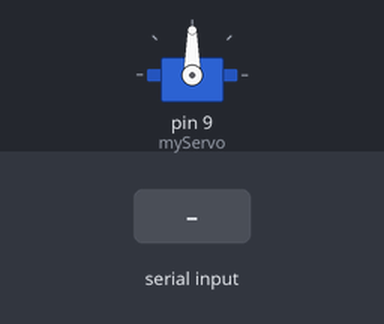
The sketch below on a simulated Arduino Uno, built with avr-gcc and run on an emulated ATmega328P. Parts: servo. Inputs (shaded band) come from the test bench.

Above: at 1.2 s.
1.3 s: "O" received over Serial
At 1.68 s:
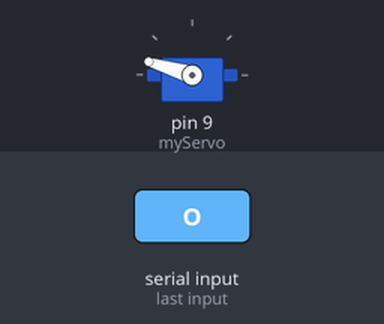
At 2.3 s:
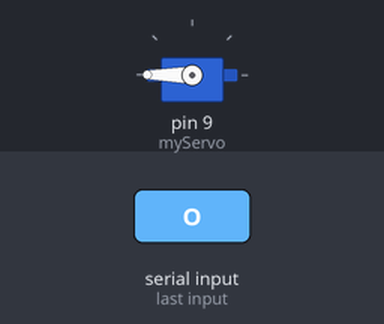
Timing chart, 0 to 18.5 s (numbered marks = the images above; inputs shaded):
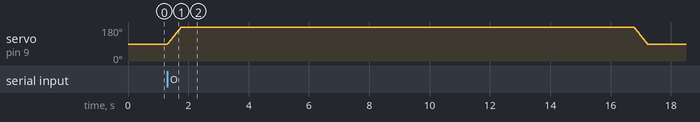

Measured:
- after the input at 1.3 s, servo on pin 9 (myServo): rises from 90° to 180° in 0.46 s, then falls to 90° in 15.5 s

The sketch:

arduino_infra.ino
```cpp
#include <Servo.h>

// Create a servo object
Servo myServo;
char command ='S';

void setup() {
  // Attach the servo to pin 9
  Serial.begin(115200);
  myServo.attach(9);
}

void loop() {
  while (true)
  {
    if (Serial.available() > 0)
          {
              command = Serial.read();
          }
  // Move the servo from 0 to 90 degrees
    if (command == 'O')
      {
        for (int angle =90 ; angle <= 180; angle++)
          {
            myServo.write(angle);
            delay(5); // Delay for smoother motion, adjust as needed
          }
        delay(15000);
        // Move the servo back to 0 degrees
        for (int angle = 180; angle >= 90; angle--)
          {
            myServo.write(angle);
            delay(5); // Delay for smoother motion, adjust as needed
          }
        command = 'S';
      }


  }

  // Add additional code or conditions here if needed
}
```
